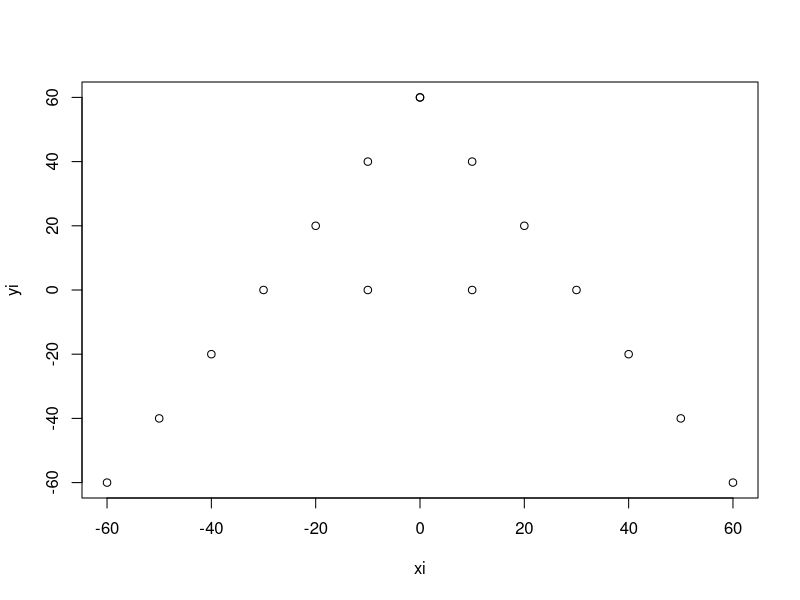

The R source for this figure:
# HYPHAE HACKERS

# H Y P H A E C K R S

# Letters to be changed: A, R, N

letterH <- function() {
  xi = c(rep(-40, 7), seq(-20, 20, 20), rep(40, 7))
  yi = c(seq(60, -60, -20), rep(0, 3), seq(60, -60, -20))
  centers = cbind(xi, yi)
  
  return(centers)
}

letterY <- function() {
  xi <- c(rep(0, 4), seq(-60, -20, 20), seq(20, 60, 20))
  yi <- c(seq(-60, 0, 20), seq(60, 20, -20), seq(20, 60, 20))
  
  return(cbind(xi, yi))
}


letterP <- function() {
  xi <- c(rep(-40, 7), -20,0, 20, 20, 0, -20)
  yi <- c(seq(60, -60, -20),0, 0, 20, 40, 60, 60)
  
  return(cbind(xi, yi))
}

letterA <- function() {
  xi <- c(seq(-10, 10, 20), seq(-60, 0, 10), seq(0, 60, 10)) # -60, -40, -20)
  yi <- c(rep(0, 2), seq(-60, 60, 20), seq(60, -60, -20)) #-60, -40, -20)
  
  return(cbind(xi, yi))
}

plot(letterA())

letterE <- function() {
  xi <- c(rep(-40, 7), rep(seq(-20, 40, 20), 3))
  yi <- c(seq(60, -60, -20), rep(60, 4), rep(0, 4), rep(-60, 4))
  
  return(cbind(xi, yi))
}

letterK <- function() {
  xi <- c(rep(-40, 7), seq(-20, 40, 20), seq(40, -20, -20))
  yi <- c(seq(60, -60, -20), seq(0, 60, 20), seq(-60, 0, 20))
  
  return(cbind(xi, yi))
}

letterR <- function() {
  xi <- c(rep(-40, 7), -20,0, 20, 20, 0, -20, seq(-20, 20, 20))
  yi <- c(seq(60, -60, -20),0, 0, 20, 40, 60, 60, seq(-20, -60, -20))
  
  return(cbind(xi, yi))
}

letterC <- function() {
  # a half circle
  # y = +- sqrt(r^2-x^2)
  r = 36
  
  xi <- seq(0, -40, -5)
  yi <- c(-sqrt(r^2-xi^2), +sqrt(r^2-xi^2))
  # yi[is.nan(yi)] <- 0
  
  return(cbind(xi, yi))
}

letterS <- function() {
  
  xi <- c(rep(0, 3), 40, -40, 20, -20, 20, -20, rep(-40, 2), -20, rep(40, 2), 20)
  yi <- c(seq(-60, 60, 60), 50, -50, 55, -55, -55, 55, 40, 20, 10, -40, -20, -10)
  
  return(cbind(xi, yi))
}